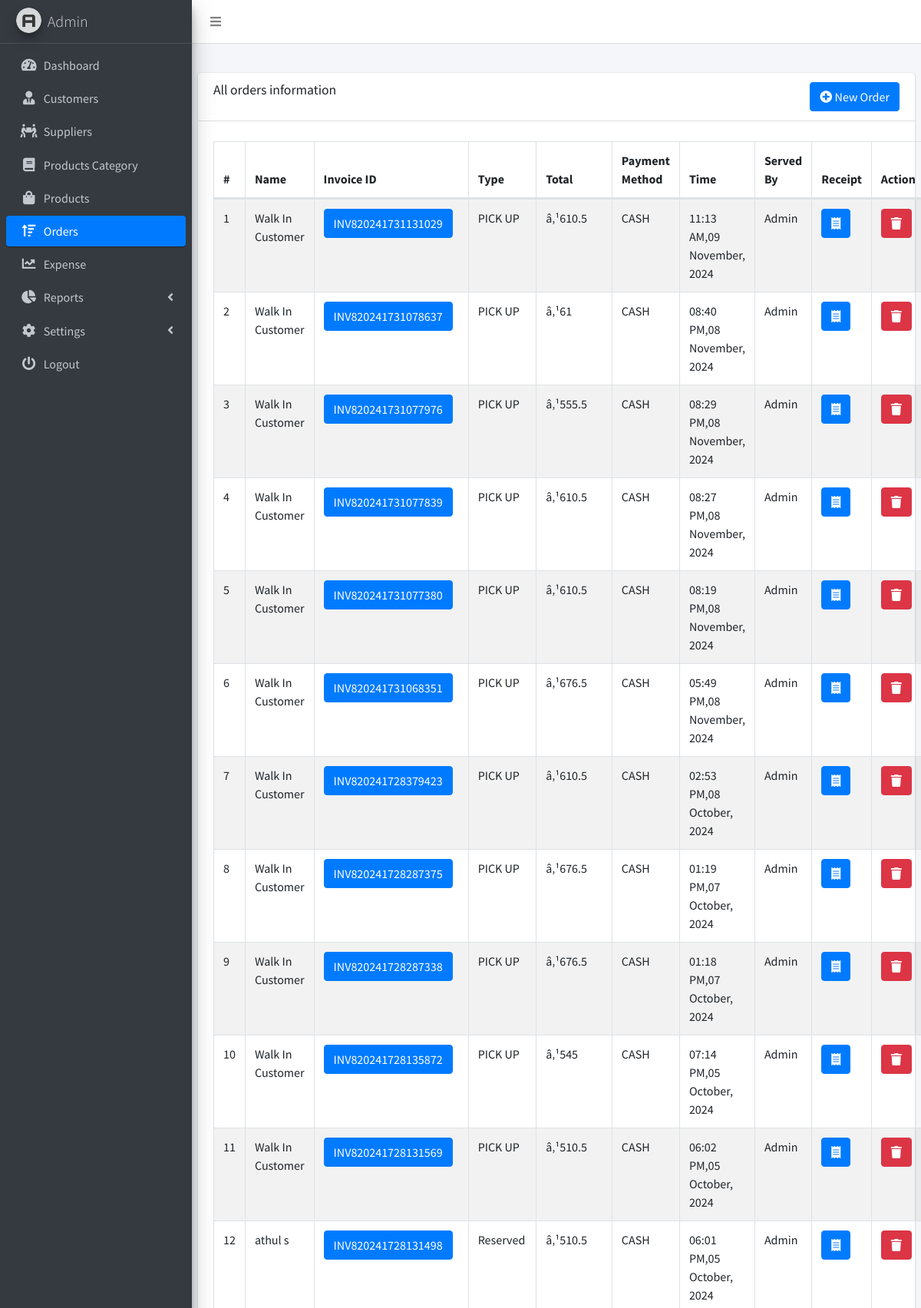
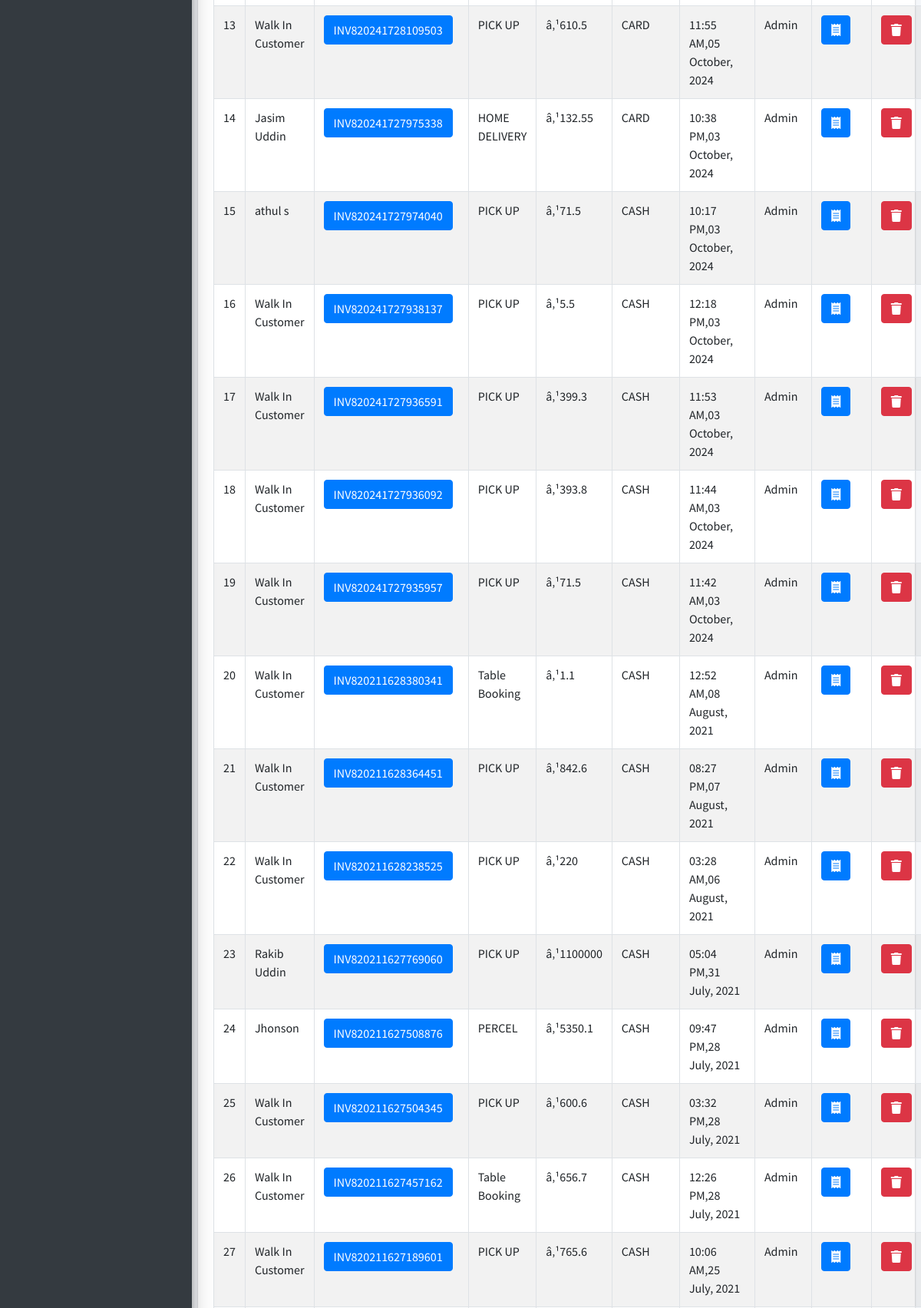
The page /orders.php (signed in, upper part) on the database its author committed (2 pictures, top to bottom).
### tables this page shows
CREATE TABLE `order_list` (
  `order_id` int(255) NOT NULL,
  `invoice_id` varchar(255) NOT NULL,
  `order_date` varchar(255) NOT NULL,
  `order_time` varchar(255) NOT NULL,
  `order_type` varchar(255) NOT NULL,
  `order_payment_method` varchar(255) NOT NULL,
  `order_price` varchar(255) NOT NULL,
  `discount` varchar(255) NOT NULL,
  `tax` varchar(255) NOT NULL,
  `customer_name` varchar(255) NOT NULL,
  `served_by` varchar(255) NOT NULL,
  `timestamp` timestamp NOT NULL DEFAULT current_timestamp() ON UPDATE current_timestamp()
);

CREATE TABLE `shop` (
  `shop_id` int(11) NOT NULL,
  `shop_name` varchar(255) NOT NULL,
  `shop_contact` varchar(255) NOT NULL,
  `shop_email` varchar(255) NOT NULL,
  `shop_address` varchar(255) NOT NULL,
  `tax` varchar(11) NOT NULL,
  `currency_symbol` varchar(20) NOT NULL,
  `shop_status` varchar(255) NOT NULL
);

### my_function.php (called while the page is built, shortened)
<?php
function getCurrency()
{
    global $con;
    $result = mysqli_query($con, "SELECT currency_symbol FROM shop WHERE shop_id=1 ");
    $row = mysqli_fetch_assoc($result);
    $currency = $row['currency_symbol'];
    return $currency;
}
?>

### orders.php (the view, shortened to what this page needs)
<!DOCTYPE html>
<html lang="en">
<head>
    <link rel="stylesheet" href="dist/css/preloader.css">
    <link rel="stylesheet" href="plugins/fontawesome-free/css/all.min.css">
    <link rel="stylesheet" href="https://code.ionicframework.com/ionicons/2.0.1/css/ionicons.min.css">
    <link rel="stylesheet" href="plugins/datatables-bs4/css/dataTables.bootstrap4.min.css">
    <link rel="stylesheet" href="plugins/datatables-responsive/css/responsive.bootstrap4.min.css">
    <link rel="stylesheet" href="dist/css/buttons.dataTables.min.css">
    <link rel="stylesheet" href="dist/css/adminlte.min.css">
</head>
<body class="hold-transition sidebar-mini">
<div class="wrapper">
    <nav class="main-header navbar navbar-expand navbar-white navbar-light">
        <ul class="navbar-nav">
            <li class="nav-item">
                <a class="nav-link" data-widget="pushmenu" href="#" role="button"><i class="fas fa-bars"></i></a>
            </li>
        </ul>
    </nav>
    <aside class="main-sidebar sidebar-dark-primary elevation-4">
        <a href="#" class="brand-link">
            <img src="dist/img/AdminLTELogo.png"
                 alt="AdminLTE Logo"
                 class="brand-image img-circle elevation-3"
                 style="opacity: .8">
            <span class="brand-text font-weight-light">Admin</span>
        </a>
        <div class="sidebar">
            <nav class="mt-2">
                <ul class="nav nav-pills nav-sidebar flex-column" data-widget="treeview" role="menu"
                    data-accordion="false">
                    <li class="nav-item">
                        <a href="dashboard.php" class="nav-link">
                            <i class="nav-icon fas fa-tachometer-alt"></i>
                            <p>
                                Dashboard
                            </p>
                        </a>
                    </li>
                    <li class="nav-item">
                        <a href="customers.php" class="nav-link">
                            <i class="nav-icon fas fa-user-tie"></i>
                            <p>
                                Customers
                            </p>
                        </a>
                    </li>
                    <li class="nav-item">
                        <a href="suppliers.php" class="nav-link">
                            <i class="nav-icon fas fa-people-carry"></i>
                            <p>
                                Suppliers
                            </p>
                        </a>
                    </li>
                    <li class="nav-item">
                        <a href="category.php" class="nav-link">
                            <i class="nav-icon fas fa-book"></i>
                            <p>
                                Products Category
                            </p>
                        </a>
                    </li>
                    <li class="nav-item">
                        <a href="products.php" class="nav-link">
                            <i class="nav-icon fas fa-shopping-bag"></i>
                            <p>
                                Products
                            </p>
                        </a>
                    </li>
                    <li class="nav-item">
                        <a href="orders.php" class="nav-link active">
                            <i class="nav-icon fas fa-sort-amount-up"></i>
                            <p>
                                Orders
                            </p>
                        </a>
                    </li>
                    <li class="nav-item">
                        <a href="expense.php" class="nav-link">
                            <i class="nav-icon fas fa-chart-line"></i>
                            <p>
                                Expense
                            </p>
                        </a>
                    </li>
                    <li class="nav-item">
                        <a href="#" class="nav-link">
                            <i class="nav-icon fas fa-chart-pie"></i>
                            <p>
                                Reports
                                <i class="right fas fa-angle-left"></i>
                            </p>
                        </a>
                    </li>
                    <li class="nav-item">
                        <a href="products.php" class="nav-link">
                            <i class="nav-icon fas fa-cog"></i>
                            <p>
                                Settings
                                <i class="right fas fa-angle-left"></i>
                            </p>
                        </a>
                    </li>
                    <li class="nav-item">
                        <a href="logout.php" class="nav-link">
                            <i class="nav-icon fas fa-power-off"></i>
                            <p>
                                Logout
                            </p>
                        </a>
                    </li>
                </ul>
            </nav>
        </div>
    </aside>
    <div class="content-wrapper">
        <section class="content-header">
        </section>
        <section class="content">
            <div class="row">
                <div class="col-12">
                    <div class="card">
                        <div class="card-header">
                        <button type="button" onclick="location.href = 'new_order.php';"
                                    class="btn btn-primary float-right"><i class='fas fa-plus-circle'></i>  New
                                Order
                            </button> <h3 class="card-title">All orders information</h3>
                        </div>
                        <div class="card-body">
                            <table id="example1" class="table table-bordered table-striped">
                                <thead>
                                <tr>
                                    <th>#</th>
                                    <th>Name</th>
                                    <th>Invoice ID</th>
                                    <th>Type</th>
                                    <th>Total</th>
                                    <th>Payment Method</th>
                                    <th>Time</th>
                                    <th>Served By</th>
                                    <th>Receipt</th>
                                    <?php
                                    $user_type = $_SESSION['user_type'];
                                    if ($user_type == 'admin') {
                                        ?>
                                        <th>Action</th>
                                        <?php
                                    }
                                    ?>
                                </tr>
                                </thead>
                                <tbody>
                                <?php
                                include('db_connect.php');
                                include('my_function.php');
                                $currency = getCurrency();
                                $sql = "SELECT * FROM order_list ORDER BY order_id DESC";
                                $result = mysqli_query($con, $sql);
                                $i = 1;
                                while ($row = mysqli_fetch_array($result)) {
                                    echo "<tr>";
                                    $total_price = floatval($row['order_price']) + floatval($row['tax']) - floatval($row['discount']);
                                    echo "<td>" . $i . "</td>";
                                    echo "<td>" . $row['customer_name'] . "</td>";
                                    echo "<td> <a class='btn btn-primary'  href=\"orders_details.php?id=" . $row['invoice_id'] . "\" >" . $row['invoice_id'] . "</a>  ";
                                    echo "<td>" . $row['order_type'] . "</td>";
                                    echo "<td>" . $currency . $total_price . "</td>";
                                    echo "<td>" . $row['order_payment_method'] . "</td>";
                                    echo "<td>" . $row['order_time'] . "," . date('d F, Y', strtotime($row['order_date'])) . "</td>";
                                    echo "<td>" . $row['served_by'] . "</td>";
                                    echo "<td><a class='btn btn-primary'  href=\"invoice.php?id=" . $row['invoice_id'] . "\" target='_blank'><i class='fas fa-receipt'></i></a> </td> ";
                                    if ($user_type == 'admin') {
                                        echo "<td> <a class='confirmation btn btn-danger'  href=\"delete_order.php?id=" . $row['order_id'] . "\" ><i class='fas fa-trash'> </i></a></td>";
                                    }
                                    $i++;
                                    echo "</tr> ";
                                }
                                echo " </tbody>";
                                echo " </table>";
                                ?>
                        </div>
                    </div>
                </div>
            </div>
        </section>
    </div>
</div>
</body>
</html>

### rows shown on the page
order_list: customer_name "Walk In Customer", invoice "INV820241731131029", order_type "PICK UP", total_price "610.5", order_payment_method "CASH", order_time "11:13 AM", order_date "09 November, 2024", served_by "Admin"
shop: currency_symbol "â‚¹"
order_list: customer_name "Walk In Customer", invoice "INV820241731078637", order_type "PICK UP", total_price "61", order_payment_method "CASH", order_time "08:40 PM", order_date "08 November, 2024", served_by "Admin"
order_list: customer_name "Walk In Customer", invoice "INV820241731077976", order_type "PICK UP", total_price "555.5", order_payment_method "CASH", order_time "08:29 PM", order_date "08 November, 2024", served_by "Admin"
order_list: customer_name "Walk In Customer", invoice "INV820241731077839", order_type "PICK UP", total_price "610.5", order_payment_method "CASH", order_time "08:27 PM", order_date "08 November, 2024", served_by "Admin"
order_list: customer_name "Walk In Customer", invoice "INV820241731077380", order_type "PICK UP", total_price "610.5", order_payment_method "CASH", order_time "08:19 PM", order_date "08 November, 2024", served_by "Admin"
order_list: customer_name "Walk In Customer", invoice "INV820241731068351", order_type "PICK UP", total_price "676.5", order_payment_method "CASH", order_time "05:49 PM", order_date "08 November, 2024", served_by "Admin"
order_list: customer_name "Walk In Customer", invoice "INV820241728379423", order_type "PICK UP", total_price "610.5", order_payment_method "CASH", order_time "02:53 PM", order_date "08 October, 2024", served_by "Admin"
order_list: customer_name "Walk In Customer", invoice "INV820241728287375", order_type "PICK UP", total_price "676.5", order_payment_method "CASH", order_time "01:19 PM", order_date "07 October, 2024", served_by "Admin"
order_list: customer_name "Walk In Customer", invoice "INV820241728287338", order_type "PICK UP", total_price "676.5", order_payment_method "CASH", order_time "01:18 PM", order_date "07 October, 2024", served_by "Admin"
order_list: customer_name "Walk In Customer", invoice "INV820241728135872", order_type "PICK UP", total_price "545", order_payment_method "CASH", order_time "07:14 PM", order_date "05 October, 2024", served_by "Admin"
order_list: customer_name "Walk In Customer", invoice "INV820241728131569", order_type "PICK UP", total_price "510.5", order_payment_method "CASH", order_time "06:02 PM", order_date "05 October, 2024", served_by "Admin"
order_list: customer_name "athul s", invoice "INV820241728131498", order_type "Reserved", total_price "510.5", order_payment_method "CASH", order_time "06:01 PM", order_date "05 October, 2024", served_by "Admin"
order_list: customer_name "Walk In Customer", invoice "INV820241728109503", order_type "PICK UP", total_price "610.5", order_payment_method "CARD", order_time "11:55 AM", order_date "05 October, 2024", served_by "Admin"
order_list: customer_name "Jasim Uddin", invoice "INV820241727975338", order_type "HOME DELIVERY", total_price "132.55", order_payment_method "CARD", order_time "10:38 PM", order_date "03 October, 2024", served_by "Admin"
order_list: customer_name "athul s", invoice "INV820241727974040", order_type "PICK UP", total_price "71.5", order_payment_method "CASH", order_time "10:17 PM", order_date "03 October, 2024", served_by "Admin"
order_list: customer_name "Walk In Customer", invoice "INV820241727938137", order_type "PICK UP", total_price "5.5", order_payment_method "CASH", order_time "12:18 PM", order_date "03 October, 2024", served_by "Admin"
order_list: customer_name "Walk In Customer", invoice "INV820241727936591", order_type "PICK UP", total_price "399.3", order_payment_method "CASH", order_time "11:53 AM", order_date "03 October, 2024", served_by "Admin"
order_list: customer_name "Walk In Customer", invoice "INV820241727936092", order_type "PICK UP", total_price "393.8", order_payment_method "CASH", order_time "11:44 AM", order_date "03 October, 2024", served_by "Admin"
order_list: customer_name "Walk In Customer", invoice "INV820241727935957", order_type "PICK UP", total_price "71.5", order_payment_method "CASH", order_time "11:42 AM", order_date "03 October, 2024", served_by "Admin"
order_list: customer_name "Walk In Customer", invoice "INV820211628380341", order_type "Table Booking", total_price "1.1", order_payment_method "CASH", order_time "12:52 AM", order_date "08 August, 2021", served_by "Admin"
order_list: customer_name "Walk In Customer", invoice "INV820211628364451", order_type "PICK UP", total_price "842.6", order_payment_method "CASH", order_time "08:27 PM", order_date "07 August, 2021", served_by "Admin"
order_list: customer_name "Walk In Customer", invoice "INV820211628238525", order_type "PICK UP", total_price "220", order_payment_method "CASH", order_time "03:28 AM", order_date "06 August, 2021", served_by "Admin"
order_list: customer_name "Rakib Uddin", invoice "INV820211627769060", order_type "PICK UP", total_price "1100000", order_payment_method "CASH", order_time "05:04 PM", order_date "31 July, 2021", served_by "Admin"
order_list: customer_name "Jhonson", invoice "INV820211627508876", order_type "PERCEL", total_price "5350.1", order_payment_method "CASH", order_time "09:47 PM", order_date "28 July, 2021", served_by "Admin"
order_list: customer_name "Walk In Customer", invoice "INV820211627504345", order_type "PICK UP", total_price "600.6", order_payment_method "CASH", order_time "03:32 PM", order_date "28 July, 2021", served_by "Admin"
order_list: customer_name "Walk In Customer", invoice "INV820211627457162", order_type "Table Booking", total_price "656.7", order_payment_method "CASH", order_time "12:26 PM", order_date "28 July, 2021", served_by "Admin"
order_list: customer_name "Walk In Customer", invoice "INV820211627189601", order_type "PICK UP", total_price "765.6", order_payment_method "CASH", order_time "10:06 AM", order_date "25 July, 2021", served_by "Admin"
